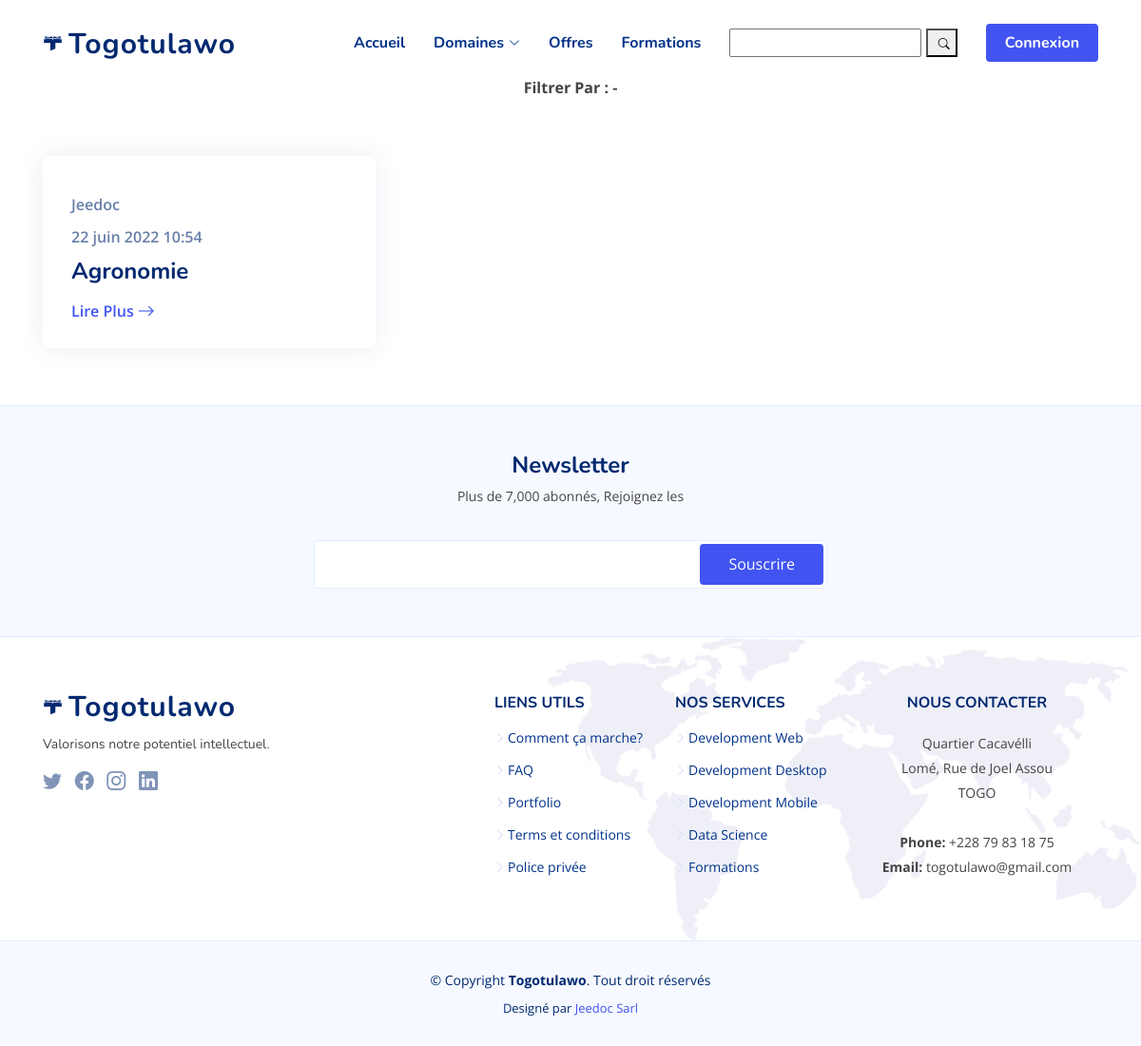
Before: /offers/ with the older database file.
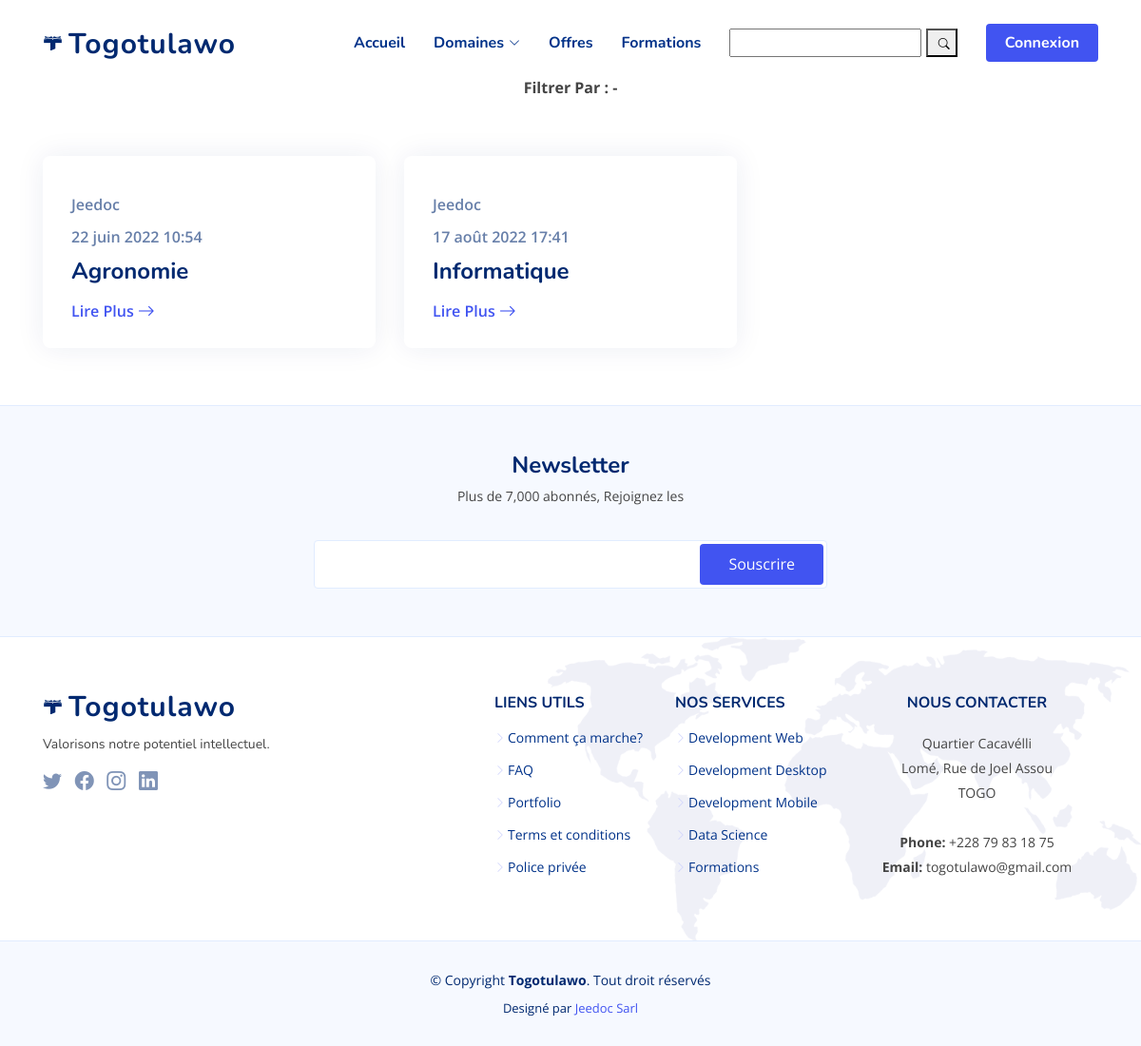
After: the same page with the newer database file.
### entreprise/models.py (models this page shows, shortened)
class Problematique(models.Model):
    entreprise = models.ForeignKey(Entreprise, on_delete=models.CASCADE)
    titre = models.CharField(max_length=300)
    domaine = models.CharField(max_length=50)
    description = FroalaField()
    slug = models.SlugField(max_length=300, unique=True)
    profil_rechercher = FroalaField()
    duree_recherche = models.IntegerField()
    is_draft = models.BooleanField(default=True)
    active = models.BooleanField(default=False)
    publish_date = models.DateTimeField(auto_now_add=True)

### account/models.py (models this page shows, shortened)
class Entreprise(models.Model):
    user = models.OneToOneField(User, on_delete=models.CASCADE)
    raison_social = models.CharField(max_length=200)
    objet_social = models.CharField(max_length=200)
    adresse = models.CharField(max_length=200)
    telephone = models.PositiveIntegerField(blank=True, null=True)
    image = models.ImageField(default="dashboard/assets/images/user/user.png",
                              null=True, blank=True, upload_to='files/ense_pic')

### main/views/offers.py (the view)
# urls.py: path('offers/', OfferList.as_view(), name='offers'),
class OfferList(ListView):
    model = Problematique
    context_object_name = "prob"
    template_name = 'ense_offers.html'
    paginate_by = 12
    def get_queryset(self):
        problematique = Problematique.objects.filter(
            is_draft=False, active=True)
        return problematique

### main/templates/ense_offers.html (shortened to what this page needs)
{% extends 'main_base.html' %}
{% load article_custom_tags %}
{% load humanize %}
{% block content %}
<section id="recent-blog-posts" class="recent-blog-posts">
    <div class="container" data-aos="fade-up">
        <header class="section-header">
            <div class="card-body">
                <b>Filtrer Par : - </b>
            </div>
        </header>
        <div class="row">
            {% for a in prob %}
            <div class="col-lg-4">
                <div class="post-box">
                    <div class="post-img"><img src="{% if a.couverture %} {{a.couverture.url}} {% endif %}"
                            class="img-fluid" alt=""></div>
                    <span class="post-date">{{a.entreprise.raison_social}}</span>
                    <span class="post-date">{{a.publish_date}}</span>
                    <h3 class="post-title">{{a.domaine}}</h3>
                    <a href="/offer_detail/{{a.slug}}" class="readmore stretched-link mt-auto"><span>Lire Plus</span><i
                            class="bi bi-arrow-right"></i></a>
                </div>
            </div>
            {% endfor %}
        </div>
    </div>
</section>
{% endblock %}

Changed rows visible on the page:
added Problematique: entreprise.raison_social "Jeedoc", publish_date "17 août 2022 17:41", domaine "Informatique"
